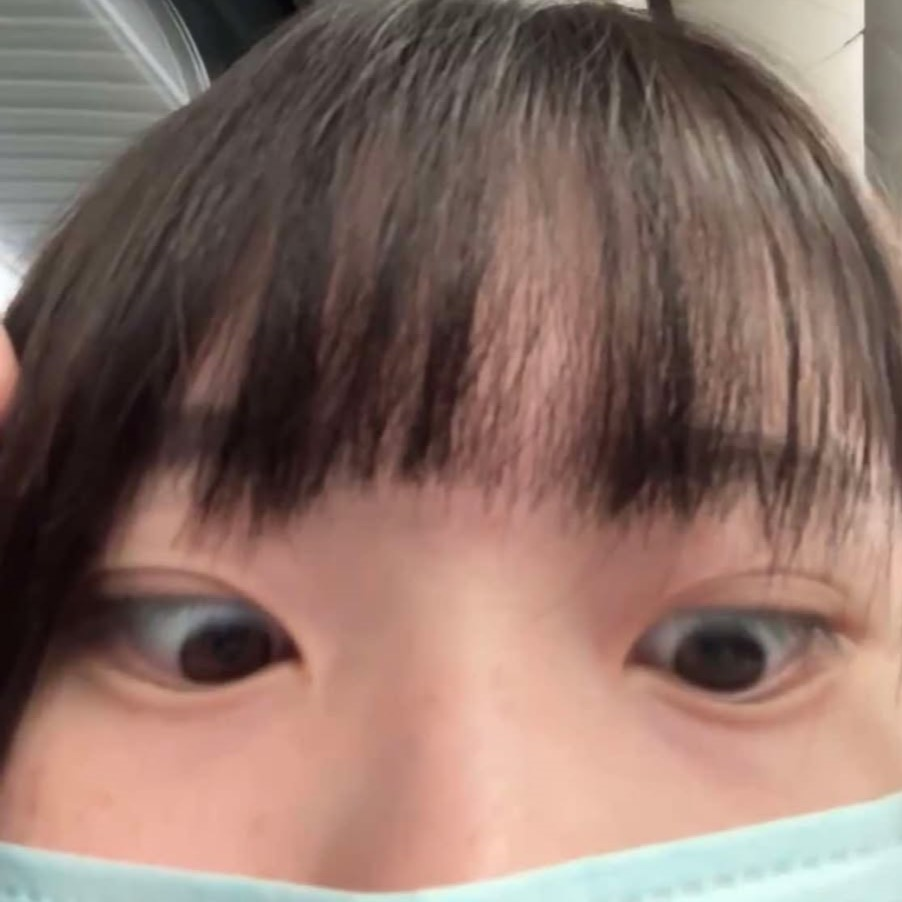
#> input picture week04/img.jpg, 902 x 902 px
$ python 0311_5.py
#> lines starting #> are read from the running program, lines starting #| are printed output that depends on the picture
import numpy as np
import cv2

img1 = cv2.imread("img.jpg",1)
#> img1 is the input picture: shape (902, 902, 3); mean B, G, R 102.6, 111.7, 137.8
img2 = cv2.resize(img1,(900,900))
img3 = cv2.resize(img1,(900,900))

# 黑色畫布
img=np.zeros((512,512,3),np.uint8)

cv2.line(img,(0,0),(512,512),(0,255,0),4)

# 線
cv2.line(img3,(0,0),(900,900),(0,0,255),4)
cv2.line(img3,(900,0),(0,900),(0,0,255),4)

# 矩形
#cv2.rectangle(img3,(550,550),(900,750),(0,255,0),4)
# 圓形
cv2.circle(img3,(450,450),50,(0,255,0),-1)

# 寫字
# putText(圖片, "<寫字>", 座標, 字形, 字體大小, 線的顏色
#           , 線的大小, cv2.LINE_AA (抗拒齒) )
cv2.putText(img3,"have a nice day",(350,700),cv2.FONT_HERSHEY_COMPLEX,1,
            (0,255,255),1,cv2.LINE_AA)
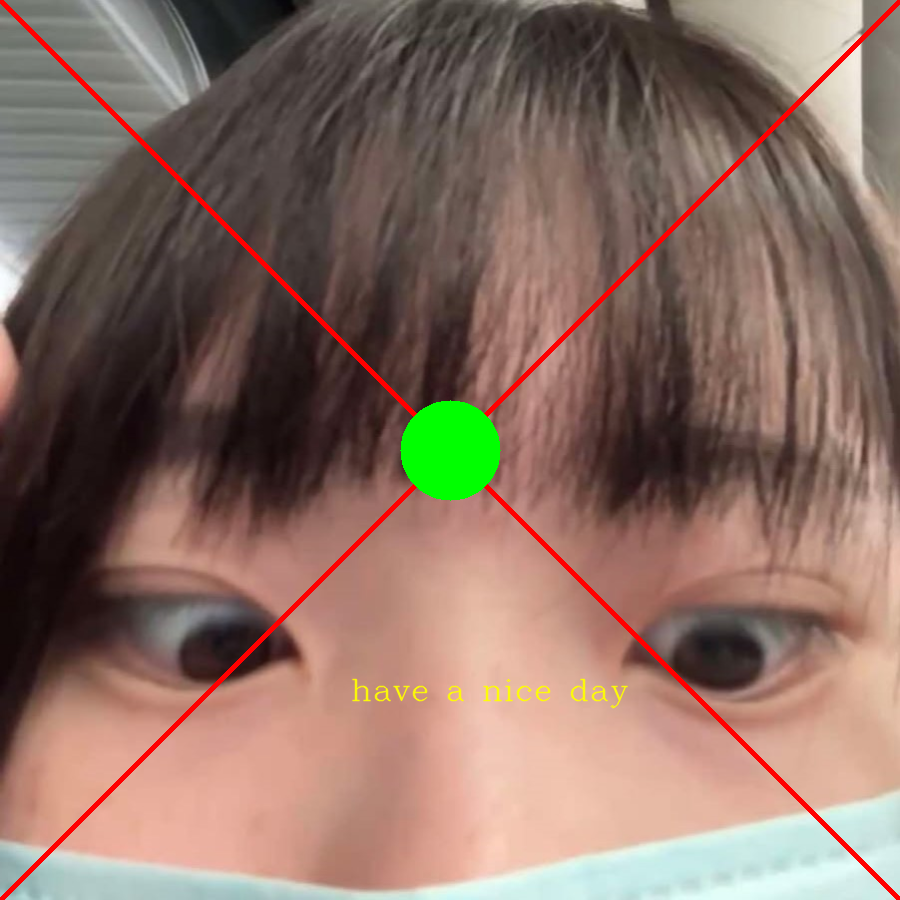
#> img3: shape (900, 900, 3); mean B, G, R 100.1, 111.7, 138.2

#cv2.imshow('line',img)
cv2.imshow('rectangle',img3)

cv2.waitKey(0)
cv2.destroyAllWindows()

$ run again, with week04/23callalily.jpg copied over week04/img.jpg
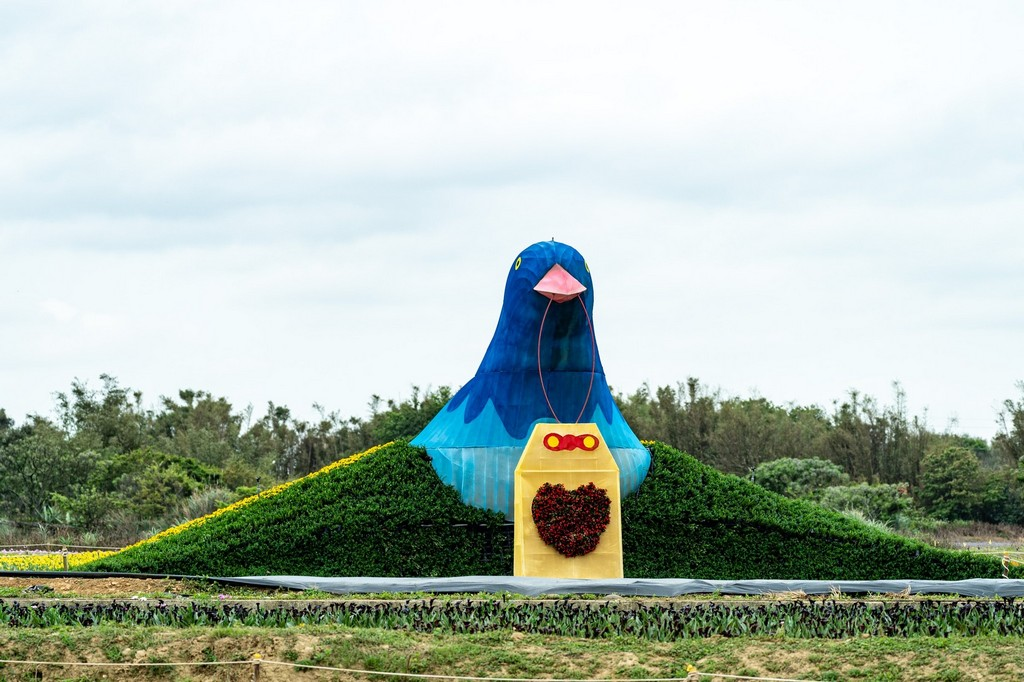
#> input picture week04/23callalily.jpg, 1024 x 682 px
#> img1 is the input picture: shape (682, 1024, 3); mean B, G, R 175.4, 186.4, 174
#> `img2 = cv2.resize(img1,(900,900))`:
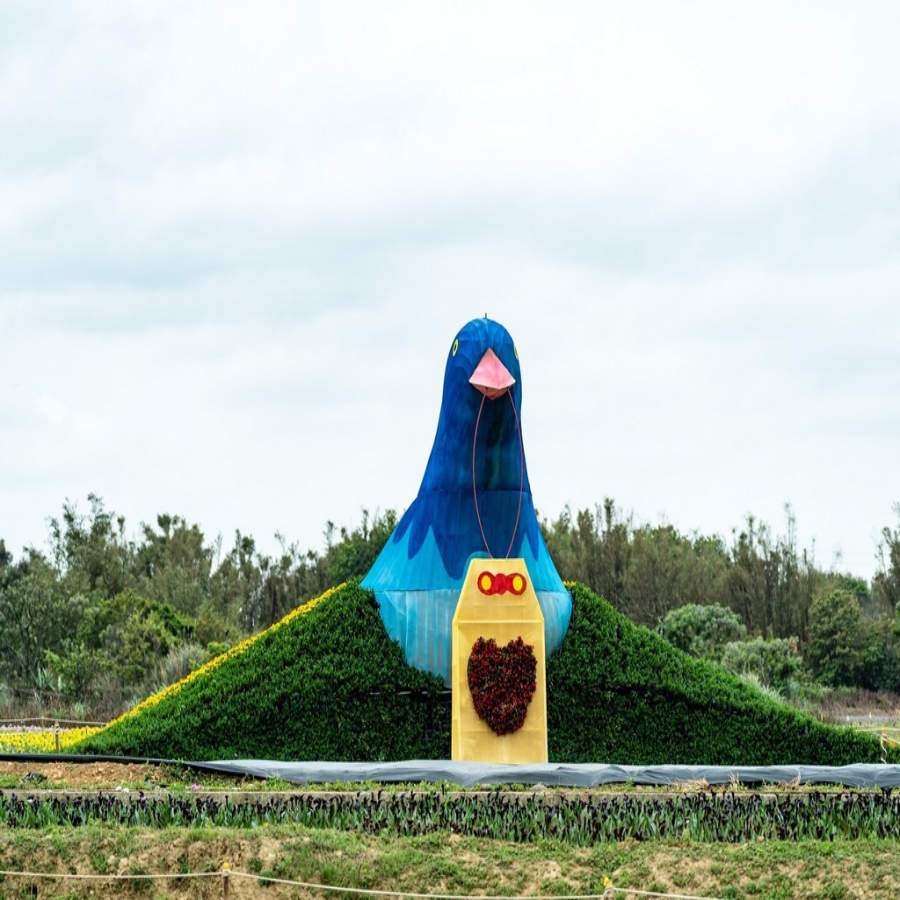
#> img2: shape (900, 900, 3); mean B, G, R 175.3, 186.3, 173.9
#> `cv2.putText(img3,"have a nice day",(350,700),cv2.FONT_HERSHEY_COMPLEX,..`:
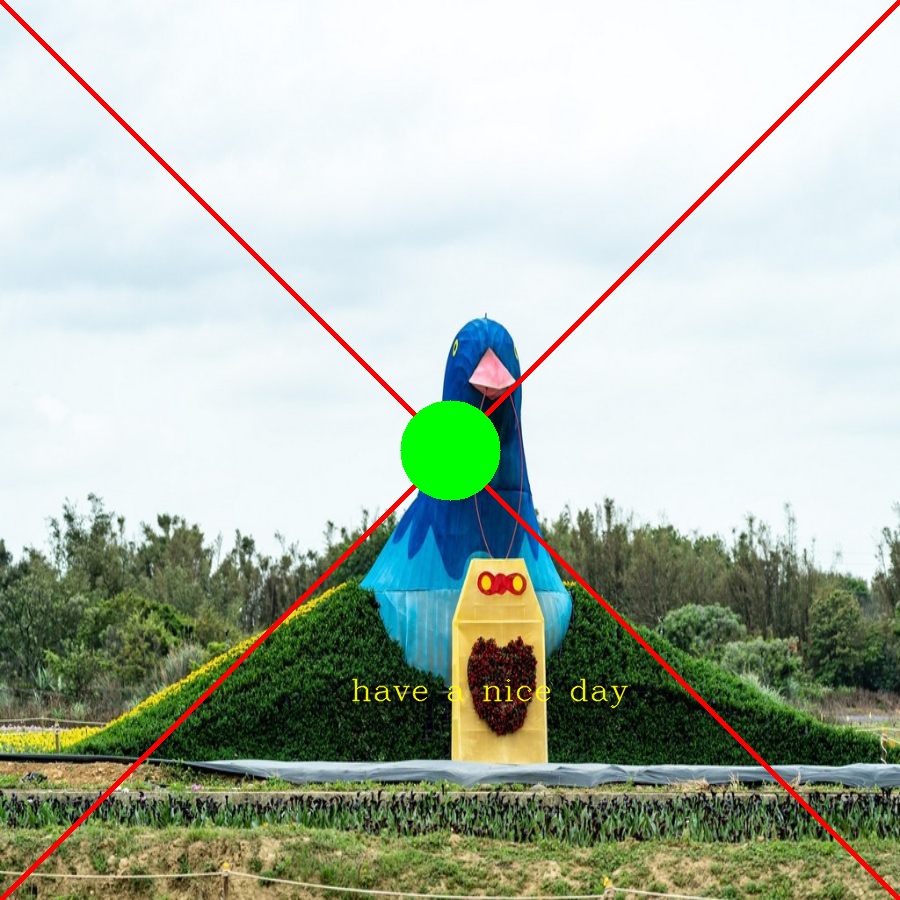
#> img3: shape (900, 900, 3); mean B, G, R 171.7, 185.6, 175
